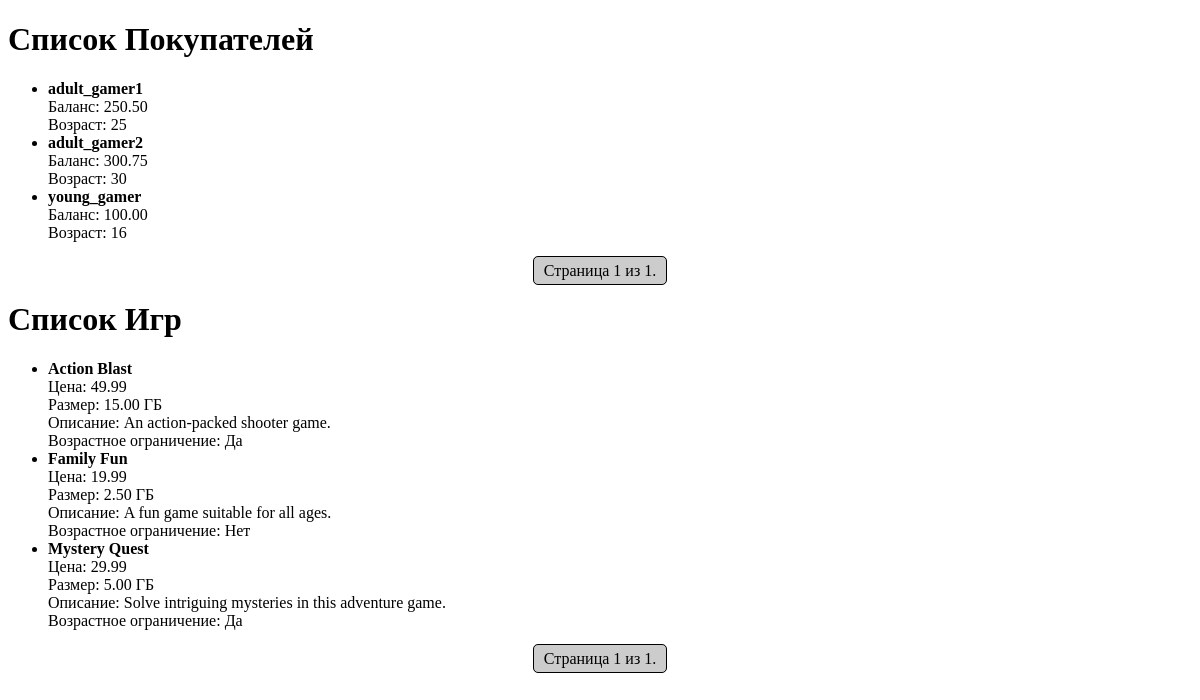
The app's page /task6/blog with its own data.
### task6/models.py (models this page shows, shortened)
class Buyer(models.Model):
    name = models.CharField(max_length=150, unique=True, verbose_name="Имя покупателя")
    balance = models.DecimalField(max_digits=10, decimal_places=2, default=Decimal('0.00'), verbose_name="Баланс")
    age = models.PositiveIntegerField(verbose_name="Возраст")

class Game(models.Model):
    title = models.CharField(max_length=200, unique=True, verbose_name="Название игры")
    cost = models.DecimalField(max_digits=10, decimal_places=2, verbose_name="Цена")
    size = models.DecimalField(max_digits=10, decimal_places=2, verbose_name="Размер файлов (ГБ)")
    description = models.TextField(verbose_name="Описание")
    age_limited = models.BooleanField(default=False, verbose_name="Возрастное ограничение 18+")
    buyers = models.ManyToManyField(Buyer, related_name='games', verbose_name="Покупатели")

### task6/views.py (the view)
# urls.py: path('blog', views.blog_list, name='blog'),
def blog_list(request):
    buyers = Buyer.objects.all().order_by('name')
    games = Game.objects.all().order_by('title')
    buyer_paginator = Paginator(buyers, 5)
    buyer_page_number = request.GET.get('buyer_page')
    buyer_page_obj = buyer_paginator.get_page(buyer_page_number)
    game_paginator = Paginator(games, 5)
    game_page_number = request.GET.get('game_page')
    game_page_obj = game_paginator.get_page(game_page_number)
    return render(request, 'six_task/post_list.html', {
        'buyer_page_obj': buyer_page_obj,
        'game_page_obj': game_page_obj,
    })

### templates/six_task/post_list.html (shortened to what this page needs)
<!DOCTYPE html>
<html lang="ru">
<head>
</head>
<body>
    <h1>Список Покупателей</h1>
    <ul>
        {% for buyer in buyer_page_obj %}
            <li>
                <strong>{{ buyer.name }}</strong><br>
                Баланс: {{ buyer.balance }}<br>
                Возраст: {{ buyer.age }}
            </li>
        {% endfor %}
    </ul>
    <div class="pagination">
        <span class="step-links">
            <span class="current">
                Страница {{ buyer_page_obj.number }} из {{ buyer_page_obj.paginator.num_pages }}.
            </span>
        </span>
    </div>
    <h1>Список Игр</h1>
    <ul>
        {% for game in game_page_obj %}
            <li>
                <strong>{{ game.title }}</strong><br>
                Цена: {{ game.cost }}<br>
                Размер: {{ game.size }} ГБ<br>
                Описание: {{ game.description }}<br>
                Возрастное ограничение: {% if game.age_limited %}Да{% else %}Нет{% endif %}
            </li>
        {% endfor %}
    </ul>
    <div class="pagination">
        <span class="step-links">
            <span class="current">
                Страница {{ game_page_obj.number }} из {{ game_page_obj.paginator.num_pages }}.
            </span>
        </span>
    </div>
</body>
</html>

### templates/six_task/post_list.html (style rules this page uses)
.pagination { margin: 20px 0; display: flex; justify-content: center; }
.pagination .current { margin: 0 5px; padding: 5px 10px; border: 1px solid #000; border-radius: 5px; background-color: #ccc; }

### records on screen
Buyer: name "adult_gamer1", balance "250.50", age "25"
Buyer: name "adult_gamer2", balance "300.75", age "30"
Buyer: name "young_gamer", balance "100.00", age "16"
Game: title "Action Blast", cost "49.99", size "15.00", description "An action-packed shooter game.", age_limited "Да"
Game: title "Family Fun", cost "19.99", size "2.50", description "A fun game suitable for all ages.", age_limited "Нет"
Game: title "Mystery Quest", cost "29.99", size "5.00", description "Solve intriguing mysteries in this adventure game.", age_limited "Да"

### other values on screen
{{ buyer_page_obj.number }} "1"
{{ buyer_page_obj.paginator.num_pages }} "1"
{{ game_page_obj.number }} "1"
{{ game_page_obj.paginator.num_pages }} "1"
